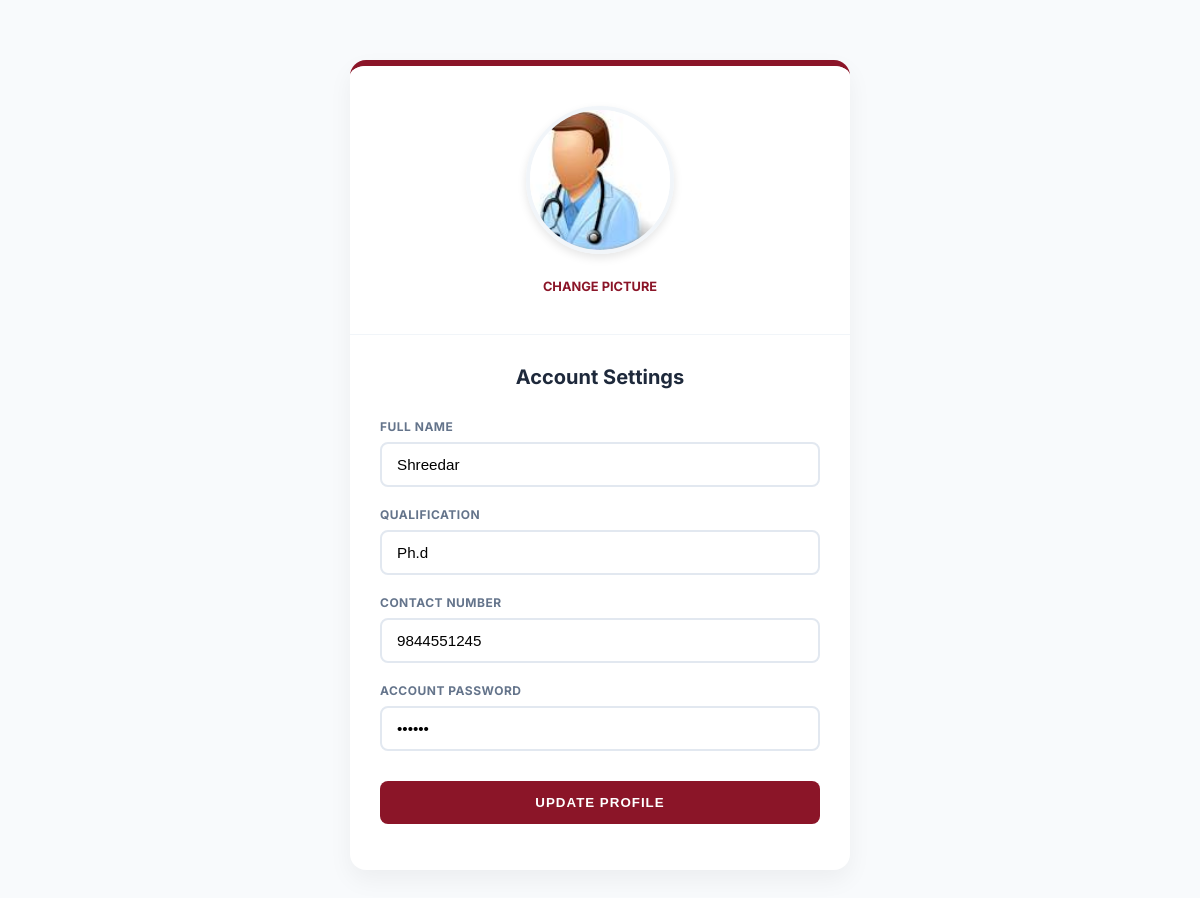
/editprofile.php (signed in), run on the app's committed database.
### tables this page shows
CREATE TABLE `guides` (
  `sino` int(11) NOT NULL,
  `name` varchar(100) NOT NULL,
  `quali` varchar(50) NOT NULL,
  `contno` varchar(20) NOT NULL,
  `deptid` varchar(10) DEFAULT NULL,
  `uname` varchar(20) NOT NULL,
  `pwd` varchar(20) NOT NULL,
  `sque` varchar(100) NOT NULL,
  `ans` varchar(50) NOT NULL,
  `imgname` varchar(100) NOT NULL
);

### db.php (called while the page is built, shortened)
<?php
$conn = mysqli_connect('localhost', 'root', '', 'pts');
function execute($sql) {
    global $conn;
    $res = $conn->query($sql);
    return $res;
}
?>

### editprofile.php (the view, shortened to what this page needs)
<?php
include_once('db.php');
$uname = $_SESSION['uname'];
$sql = "select * from guides where uname='$uname' ";
$res = execute($sql);
$row = $res->fetch_object();
?>
<html>
<head>
</head>
<body>
<div class="profile-container">
    <div class="profile-card">
        <div class="avatar-header">
            <div class="image-wrapper">
                <img src="photos/<?php echo $row->imgname ?>" class="profile-img" alt="Profile Picture">
            </div>
            <a href="uploadimage.php" class="change-photo-btn">
                <span class="glyphicon glyphicon-camera"></span> Change Picture
            </a>
        </div>
        <div class="form-content">
            <div class="section-title">
                <h2>Account Settings</h2>
            </div>
            <form name="f1" action="updateguide.php" method="post" enctype="multipart/form-data">
                <div class="form-group">
                    <label>Full Name</label>
                    <input type="text" name="name" required value="<?php echo $row->name; ?>" placeholder="Full Name" />
                </div>
                <div class="form-group">
                    <label>Qualification</label>
                    <input type="text" name="quali" required value="<?php echo $row->quali; ?>" placeholder="Qualification" />
                </div>
                <div class="form-group">
                    <label>Contact Number</label>
                    <input type="text" name="contno" required value="<?php echo $row->contno; ?>"
                           onkeypress="return isDigit();" maxlength="10" placeholder="Mobile Number" />
                </div>
                <div class="form-group">
                    <label>Account Password</label>
                    <input type="password" name="pwd" required value="<?php echo $row->pwd; ?>" placeholder="Enter New Password" />
                </div>
                <button type="submit" name="submit" class="btn-update">
                    Update Profile
                </button>
            </form>
        </div>
    </div>
</div>
</body>
</html>

### editprofile.php (style rules this page uses)
body { background-color: #f8fafc; font-family: 'Inter', sans-serif; color: #334155; margin: 0; padding: 20px; }
.profile-container { max-width: 500px; margin: 40px auto; }
.profile-card { background: white; border-radius: 16px; box-shadow: 0 10px 25px rgba(0, 0, 0, 0.05); overflow: hidden; border-top: 6px solid #8B1528; }
.avatar-header { background: #fff; padding: 40px 20px; text-align: center; border-bottom: 1px solid #f1f5f9; }
.image-wrapper { position: relative; display: inline-block; margin-bottom: 15px; }
.profile-img { width: 140px; height: 140px; border-radius: 50%; object-fit: fill; border: 4px solid #f1f5f9; box-shadow: 0 4px 10px rgba(0,0,0,0.1); }
.change-photo-btn { display: block; font-size: 0.8rem; color: #8B1528; text-decoration: none; font-weight: 700; text-transform: uppercase; margin-top: 10px; }
.form-content { padding: 30px; }
.form-group { margin-bottom: 20px; }
label { display: block; font-size: 0.75rem; font-weight: 700; color: #64748b; text-transform: uppercase; letter-spacing: 0.5px; margin-bottom: 8px; }
input[type="text"], input[type="password"] { width: 100%; padding: 12px 15px; border: 2px solid #e2e8f0; border-radius: 8px; font-size: 0.95rem; transition: all 0.3s; box-sizing: border-box; }
.btn-update { background-color: #8B1528; color: white; border: none; padding: 14px; width: 100%; border-radius: 8px; font-weight: 700; text-transform: uppercase; letter-spacing: 1px; cursor: pointer; transition: 0.3s; margin-top: 10px; }
.section-title { text-align: center; margin-bottom: 30px; }
.section-title h2 { margin: 0; color: #1e293b; font-size: 1.25rem; }

### data on the page
guides: imgname (picture), name "Shreedar", quali "Ph.d", contno "9844551245"
